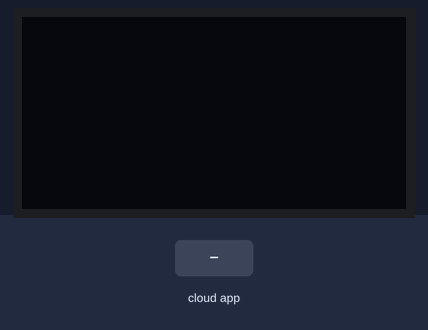
Bench run of a sketch on a simulated ESP32. Shown: 128×64 one-colour display. The test bench sets the inputs (shaded band). WiFi joins after 1.5 s; servers stay silent unless stated; no MQTT or app messages arrive unless stated; what the sketch prints to the serial monitor is not drawn.

Above: at 2.7 s.
2.8 s: the phone or cloud app sets text1 to 0
At 4.0 s:
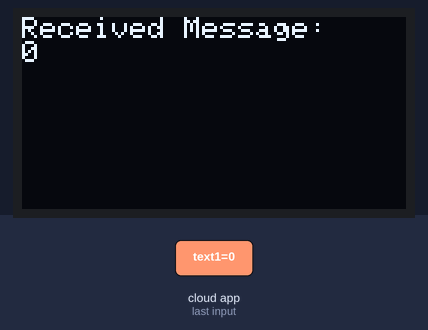
4.3 s: the phone or cloud app sets text1 to 1
At 5.0 s:
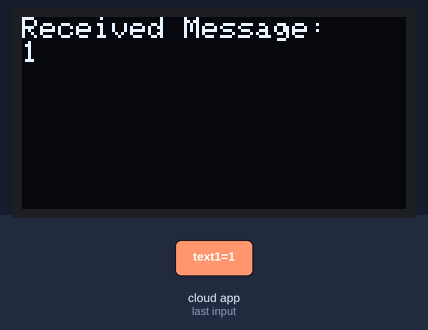
Timing chart, 0 to 7.3 s (numbered marks = the images above; inputs shaded):
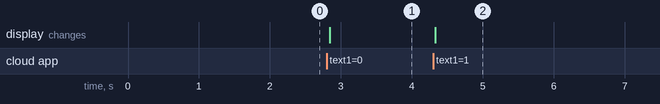

The sketch:

sketch.ino
```cpp
#include <WiFi.h>
#include <Adafruit_MQTT.h>
#include <Adafruit_MQTT_Client.h>
#include <Adafruit_SSD1306.h>

#define LED_PIN 12
#define WLAN_SSID "Wokwi-GUEST"
#define WLAN_PASS ""
#define AIO_SERVER      "io.adafruit.com"
#define AIO_SERVERPORT  1883
#define AIO_USERNAME    "iotprojectshohamtom"
#define AIO_KEY         "aio_uBIU10WZjez1pF24ooq35f4Y8cW6"
#define AIO_FEED_1      "/feeds/textnew"
#define AIO_FEED_2      "/feeds/text1"

#define OLED_RESET -1
Adafruit_SSD1306 display(OLED_RESET);

WiFiClient client;

Adafruit_MQTT_Client mqtt(&client, AIO_SERVER, AIO_SERVERPORT, AIO_USERNAME, AIO_USERNAME, AIO_KEY);

Adafruit_MQTT_Publish text_display = Adafruit_MQTT_Publish(&mqtt, AIO_USERNAME AIO_FEED_1);

Adafruit_MQTT_Subscribe text_form = Adafruit_MQTT_Subscribe(&mqtt, AIO_USERNAME AIO_FEED_2, MQTT_QOS_1);

void MQTT_connect() {
  int8_t ret;
  if (mqtt.connected())
  {
    return;
  }
  Serial.print("Connecting to MQTT... ");
  uint8_t retries = 3;
  while ((ret = mqtt.connect()) != 0) {
    Serial.println(mqtt.connectErrorString(ret));
    Serial.println("Retrying MQTT connection in 10 seconds...");
    mqtt.disconnect();
    delay(10000);
    retries--;
    if (retries == 0)
    {
      while (1);
    }
  }
  Serial.println("MQTT Connected! We can start NOW");
}

void textformcallcack(char *data, uint16_t len) {
    display.clearDisplay();
    display.setTextSize(1);
    display.setTextColor(SSD1306_WHITE);
    display.setCursor(0, 0);
    display.println("Received Message:");
    display.println(data);
    display.display();

}


void setup() {
  Serial.begin(115200);
  if(!display.begin(SSD1306_SWITCHCAPVCC, 0x3C)) {
    Serial.println(F("SSD1306 allocation failed"));
    for(;;);
  }
  display.clearDisplay();
  display.display();
  WiFi.begin(WLAN_SSID, WLAN_PASS);
  while (WiFi.status() != WL_CONNECTED) {
    delay(500);
    Serial.print(".");
  }
  Serial.println(); Serial.println("WiFi connected");
  text_form.setCallback(textformcallcack);
  mqtt.subscribe(&text_form);
}


void loop() {
  int i=0;
  while (1)
  {
    i++;
    MQTT_connect();
    mqtt.processPackets(10000);
   if(! mqtt.ping()) {
    mqtt.disconnect();
   }

    char s[30];
    sprintf(s,"Hello From Wokwi %d", i);
    Serial.println("Sending data...");
    text_display.publish(s);
    delay(10000);
}
}
```

Measured:
- after the input at 2.8 s, the display: changes at once (image 1)
- after the input at 4.3 s, the display: changes at once (image 2)
